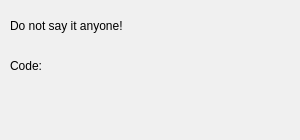
<?xml version="1.0" encoding="UTF-8"?>
<ui version="4.0">
 <class>StoreMessage</class>
 <widget class="QDialog" name="StoreMessage">
  <property name="geometry">
   <rect>
    <x>0</x>
    <y>0</y>
    <width>300</width>
    <height>140</height>
   </rect>
  </property>
  <property name="windowTitle">
   <string>Dialog</string>
  </property>
  <property name="styleSheet">
   <string notr="true">background-color: rgb(240, 240, 240);</string>
  </property>
  <widget class="QLabel" name="label">
   <property name="geometry">
    <rect>
     <x>10</x>
     <y>10</y>
     <width>151</width>
     <height>31</height>
    </rect>
   </property>
   <property name="styleSheet">
    <string notr="true">font: 12pt &quot;Arial&quot;;</string>
   </property>
   <property name="text">
    <string>Do not say it anyone!</string>
   </property>
   <property name="scaledContents">
    <bool>false</bool>
   </property>
   <property name="indent">
    <number>-1</number>
   </property>
  </widget>
  <widget class="QLabel" name="label_2">
   <property name="geometry">
    <rect>
     <x>10</x>
     <y>50</y>
     <width>51</width>
     <height>31</height>
    </rect>
   </property>
   <property name="styleSheet">
    <string notr="true">font: 12pt &quot;Arial&quot;;</string>
   </property>
   <property name="text">
    <string>Code:</string>
   </property>
   <property name="scaledContents">
    <bool>false</bool>
   </property>
   <property name="indent">
    <number>-1</number>
   </property>
  </widget>
  <widget class="QLineEdit" name="Code">
   <property name="geometry">
    <rect>
     <x>60</x>
     <y>55</y>
     <width>113</width>
     <height>22</height>
    </rect>
   </property>
   <property name="font">
    <font>
     <family>Arial Black</family>
     <pointsize>11</pointsize>
     <bold>true</bold>
    </font>
   </property>
   <property name="styleSheet">
    <string notr="true">border: none;
background-color: rgb(240, 240, 240);</string>
   </property>
   <property name="text">
    <string/>
   </property>
   <property name="readOnly">
    <bool>true</bool>
   </property>
  </widget>
  <widget class="QLabel" name="Action">
   <property name="geometry">
    <rect>
     <x>10</x>
     <y>80</y>
     <width>251</width>
     <height>41</height>
    </rect>
   </property>
   <property name="styleSheet">
    <string notr="true">font: 12pt &quot;Arial&quot;;</string>
   </property>
   <property name="text">
    <string/>
   </property>
   <property name="scaledContents">
    <bool>false</bool>
   </property>
   <property name="indent">
    <number>-1</number>
   </property>
  </widget>
 </widget>
 <resources/>
 <connections/>
</ui>
